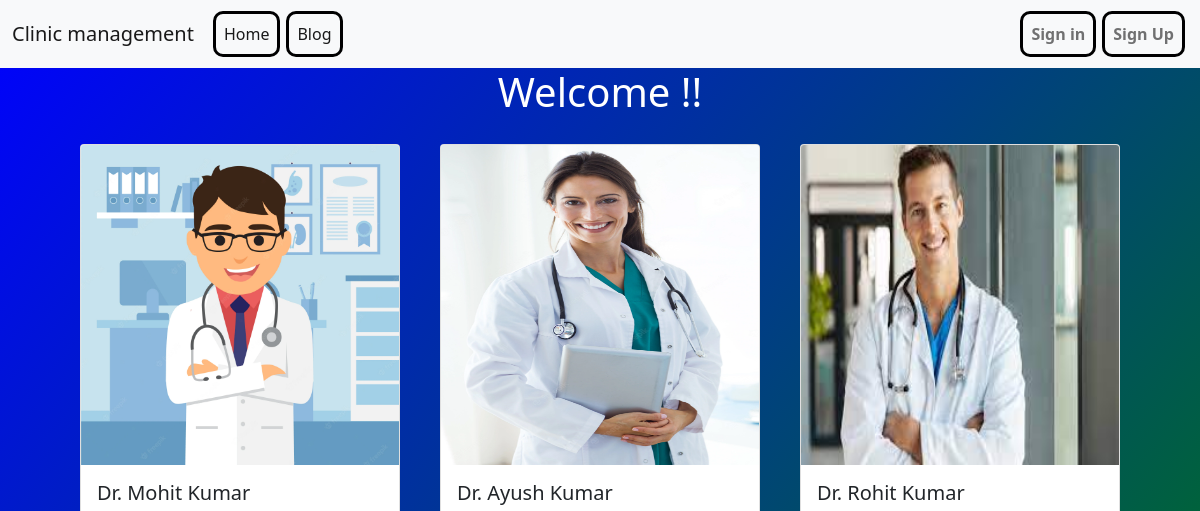
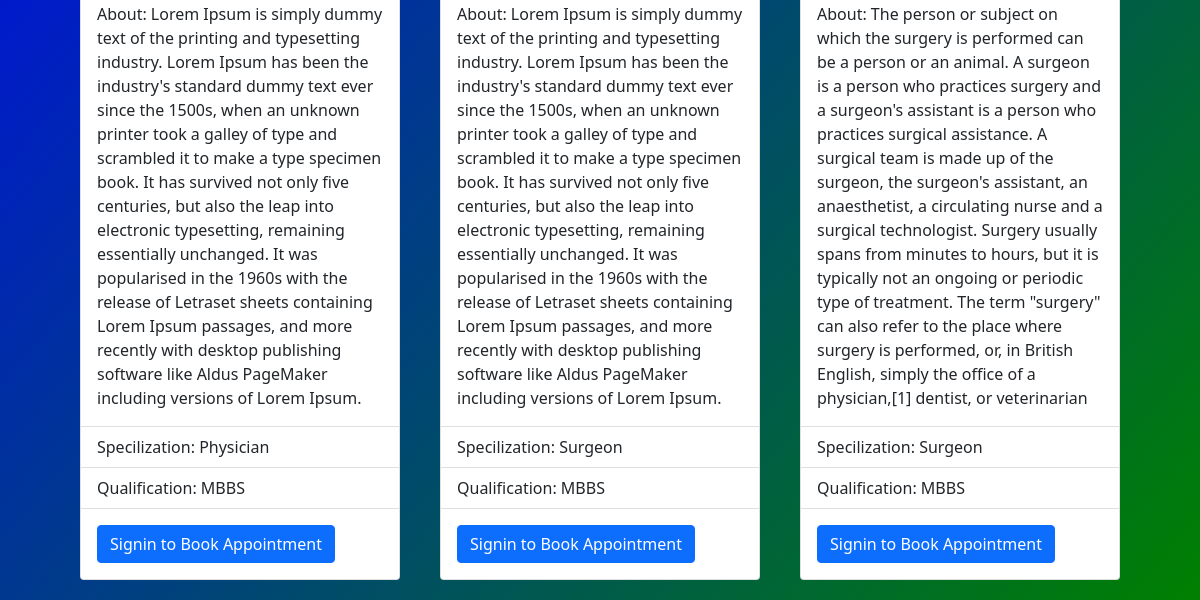
Before: / with the older database file (2 pictures, top to bottom).
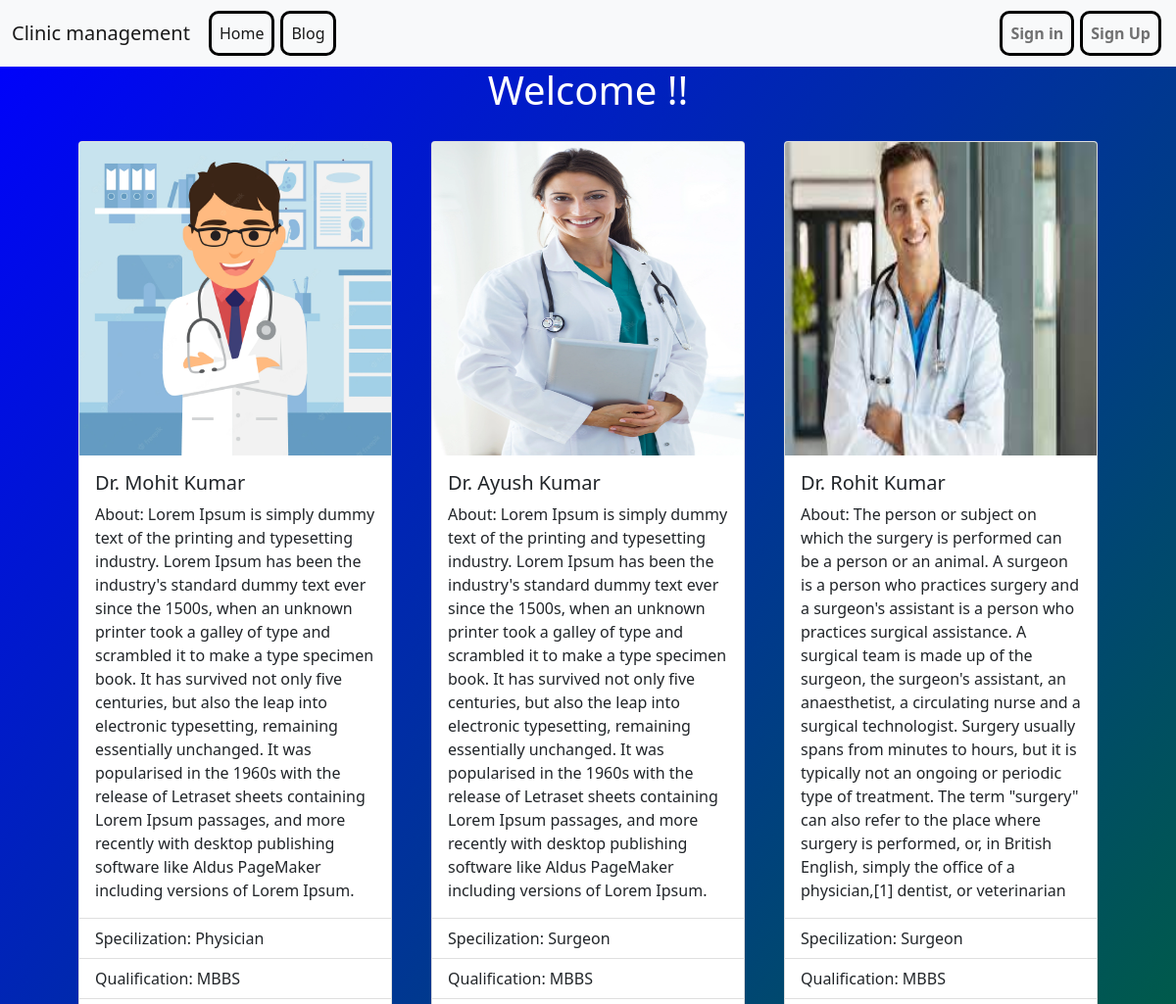
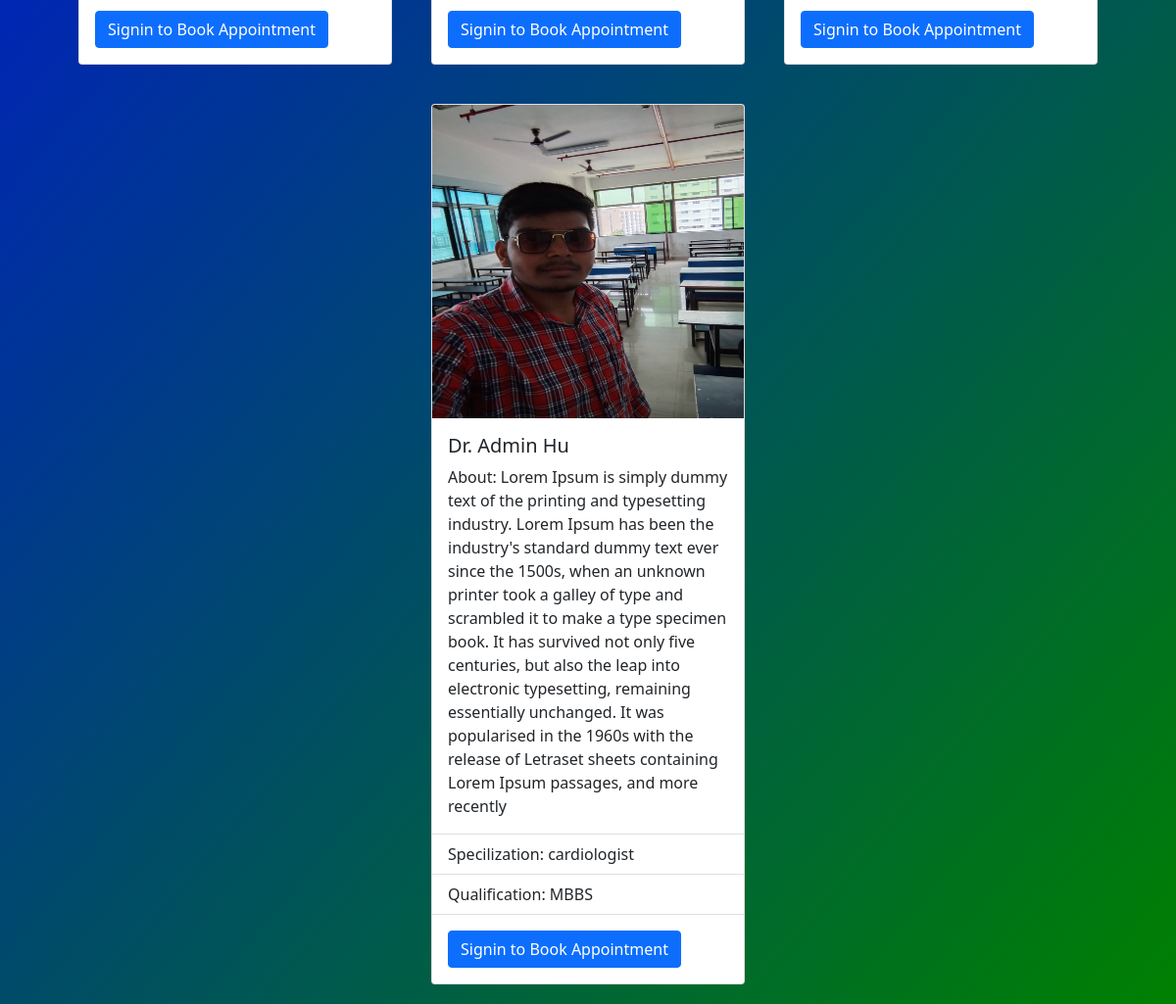
After: the same page with the newer database file (2 pictures, top to bottom).
### management/models.py (models this page shows, shortened)
class Doctor(models.Model):
    user = models.OneToOneField(User , on_delete=models.CASCADE, related_name='Doctor')
    first_name = models.CharField(max_length=50)
    last_name = models.CharField(max_length=50)
    image = models.ImageField(upload_to = 'asset/profile-pic', default= 'asset/profile-pic/default.png')
    qualification_higest = models.CharField(max_length=40 , blank=True)
    specilization = models.CharField(max_length=100 ,blank=True)
    about = models.CharField(max_length=500 ,blank=True)
    phone_no = models.IntegerField(default=0 ,blank=True)
    add_line_1 = models.CharField(max_length=50 , blank=True)
    add_city = models.CharField(max_length=50  , blank=True)
    add_state = models.CharField(max_length=20 , blank=True)
    add_Pincode = models.IntegerField(default=0 ,blank=True)

### management/views.py (the view, shortened to what this page needs)
# urls.py: 2. Add a URL to urlpatterns:  path('', views.home, name='home')
def home(request):
    if request.user.is_staff :
        data = Doctor.objects.filter(user = request.user)
        doctors = Doctor.objects.all
        return render(request, 'index.html', {'data': data ,'doctors': doctors })
    else:
        doctors = Doctor.objects.all
        return render(request, 'index.html', { 'doctors': doctors})

### management/templates/index.html (shortened to what this page needs)
{% extends 'base.html' %}
{% block containt %}
<head>
</head>
<div class="container-fluid p-0 body">
    <h1 style="text-align: center; color: white;">Welcome
        !!</h1>
    <div class="row g-0 card-row body-2">
        {% for doctor in doctors %}
        <div class="card card-box" style="width: 20rem; margin: 20px ;">
            <img class="card-img-top" src="{{doctor.image.url}}" alt="{{doctor.image.url}}" style="height: 20rem;" >
            <div class="card-body">
              <h5 class="card-title">Dr. {{doctor.first_name}} {{doctor.last_name}}</h5>
              <p class="card-text">About: {{doctor.about}}</p>
            </div>
            <ul class="list-group list-group-flush">
              <li class="list-group-item">Specilization: {{doctor.specilization}}</li>
              <li class="list-group-item">Qualification: {{doctor.qualification_higest}}</li>
            </ul>
            {% if user.is_authenticated%}
            <div class="card-body">
                <a href="book-appointment/{{doctor.id}}" class=" btn btn-primary" >Book Appointment</a>
            </div>
            {%else%}
            <div class="card-body">
                    <a href="/signin/" class=" btn btn-primary">Signin to Book Appointment</a>
              </div>
            {% endif %}
        </div>
        {% endfor %}
    </div>
</div>
{% endblock %}

Changed rows visible on the page:
added Doctor: image (picture), first_name "Admin", last_name "Hu", about "Lorem Ipsum is simply dummy text of the printing and typesetting industry. Lorem Ipsum has been the industry's standard dummy text ever since the 1500s, when an unknown printer took a galley of type and scrambled it to make a type specimen book. It has survived not only five centuries, but also the leap into electronic typesetting, remaining essentially unchanged. It was popularised in the 1960s with the release of Letraset sheets containing Lorem Ipsum passages, and more recently", specilization "cardiologist", qualification_higest "MBBS"
